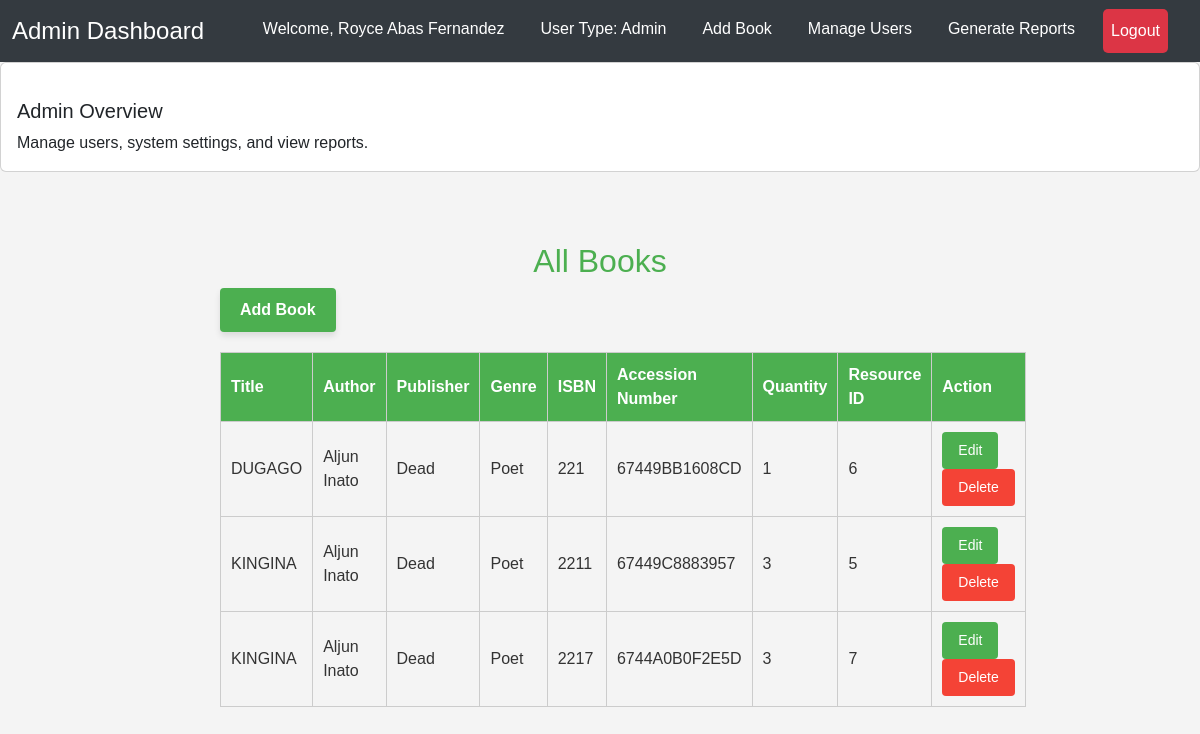
The app's page /add_book.php (signed in), older data.
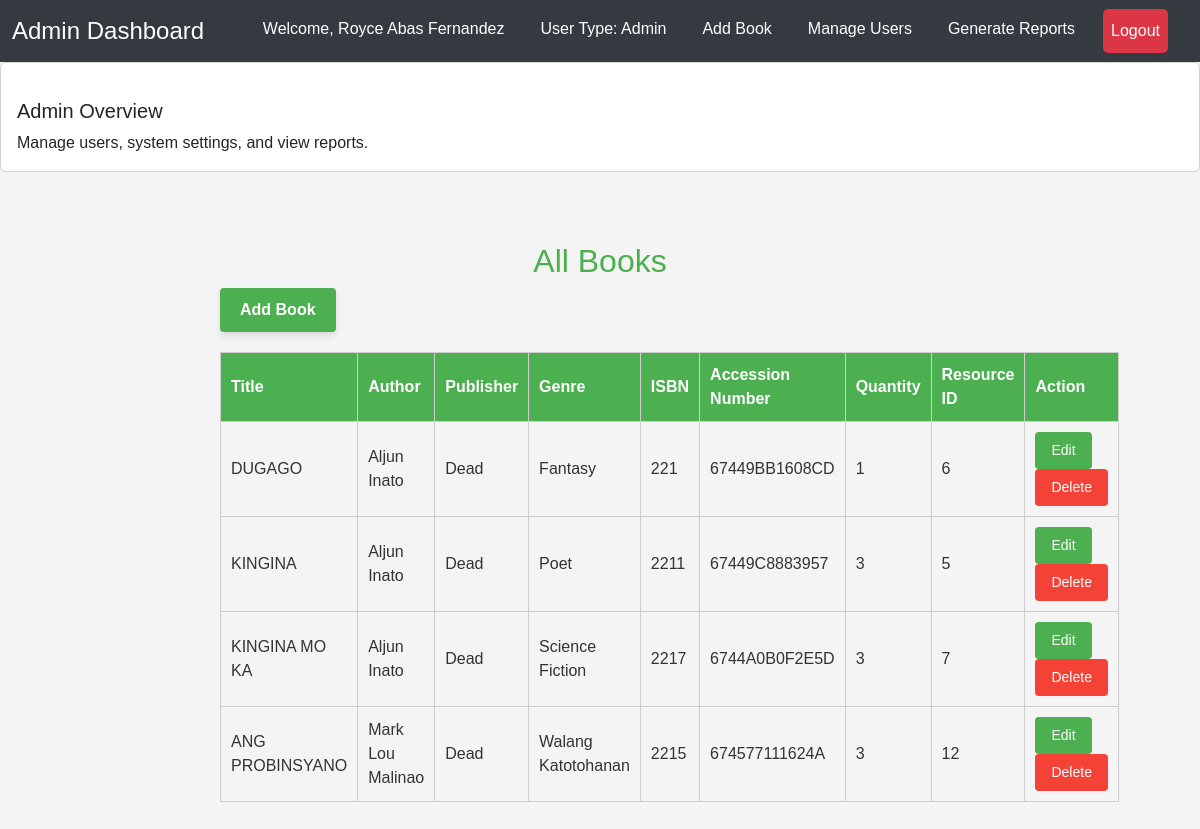
The same page, newer data.
### tables this page shows
CREATE TABLE `books` (
  `BookID` int(11) NOT NULL,
  `ResourceID` int(11) DEFAULT NULL,
  `Author` varchar(255) DEFAULT NULL,
  `ISBN` varchar(50) DEFAULT NULL,
  `Publisher` varchar(100) DEFAULT NULL,
  `Edition` varchar(50) DEFAULT NULL,
  `PublicationDate` date DEFAULT NULL,
  `Title` varchar(255) NOT NULL,
  `Genre` varchar(255) DEFAULT NULL,
  `AccessionNumber` varchar(50) NOT NULL,
  `Quantity` int(11) NOT NULL,
  `AvailableQuantity` int(11) NOT NULL
);

### add_book.php (the view, shortened to what this page needs)
<?php
include 'db.php';
include 'navigation.php';
$result = $conn->query("SELECT * FROM Books");
?>
<!DOCTYPE html>
<html lang="en">
<head>
</head>
<body>
    <div class="container">
        <h2>All Books</h2>
        <button id="addBookBtn">Add Book</button>
        <table>
            <tr>
                <th>Title</th>
                <th>Author</th>
                <th>Publisher</th>
                <th>Genre</th>
                <th>ISBN</th>
                <th>Accession Number</th>
                <th>Quantity</th>
                <th>Resource ID</th>
                <th>Action</th>
            </tr>
            <?php if ($result->num_rows > 0): ?>
                <?php while ($row = $result->fetch_assoc()): ?>
                    <tr id="book-<?php echo $row['BookID']; ?>">
                        <td><?php echo $row['Title']; ?></td>
                        <td><?php echo $row['Author']; ?></td>
                        <td><?php echo $row['Publisher']; ?></td>
                        <td><?php echo $row['Genre']; ?></td>
                        <td><?php echo $row['ISBN']; ?></td>
                        <td><?php echo $row['AccessionNumber']; ?></td>
                        <td><?php echo $row['Quantity']; ?></td>
                        <td><?php echo $row['ResourceID']; ?></td>
                        <td>
                            <button class="edit-btn" onclick="editBook(<?php echo $row['BookID']; ?>)">Edit</button>
                            <a href="?delete=<?php echo $row['BookID']; ?>" onclick="return confirm('Are you sure you want to delete this book?')">
                                <button class="delete-btn">Delete</button>
                            </a>
                        </td>
                    </tr>
                <?php endwhile; ?>
            <?php else: ?>
                <tr><td colspan="9">No books found.</td></tr>
            <?php endif; ?>
        </table>
</body>
</html>

Row changes from the older to the newer data that the page shows:
changed books "DUGAGO": Genre "Poet" → "Fantasy"
changed books: Title "KINGINA" → "KINGINA MO KA"; Genre "Poet" → "Science Fiction"
added books: Title "ANG PROBINSYANO", Author "Mark Lou Malinao", Publisher "Dead", Genre "Walang Katotohanan", ISBN "2215", AccessionNumber "674577111624A", Quantity "3", ResourceID "12"
